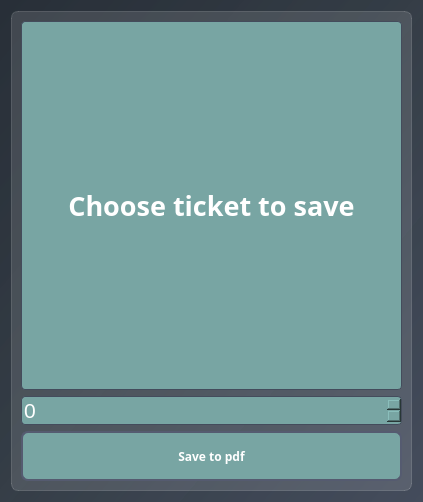
<?xml version="1.0" encoding="UTF-8"?>
<ui version="4.0">
 <class>Save_Dialog</class>
 <widget class="QDialog" name="Save_Dialog">
  <property name="geometry">
   <rect>
    <x>0</x>
    <y>0</y>
    <width>423</width>
    <height>502</height>
   </rect>
  </property>
  <property name="windowTitle">
   <string>Dialog</string>
  </property>
  <property name="styleSheet">
   <string notr="true">QWidget {
    font-family: &quot;Noto Sans SC&quot;;
    background-color: qlineargradient(spread:pad, x1:1, y1:1, x2:0, y2:0, stop:0 rgba(68, 76, 92, 255), stop:0.5 rgba(52, 61, 70, 235), stop:1 rgba(40, 47, 56, 255));
}</string>
  </property>
  <layout class="QGridLayout" name="gridLayout">
   <item row="0" column="0">
    <widget class="QFrame" name="new_ticket">
     <property name="styleSheet">
      <string notr="true">background-color: rgba(255, 255, 255, 30); 
border: 1px solid rgba(255,255,255,40);
border-radius: 7px;</string>
     </property>
     <property name="frameShape">
      <enum>QFrame::Shape::NoFrame</enum>
     </property>
     <property name="frameShadow">
      <enum>QFrame::Shadow::Raised</enum>
     </property>
     <layout class="QVBoxLayout" name="verticalLayout">
      <item>
       <widget class="QLabel" name="new_ticket_label">
        <property name="font">
         <font>
          <family>Noto Sans SC</family>
          <pointsize>20</pointsize>
          <bold>true</bold>
         </font>
        </property>
        <property name="styleSheet">
         <string notr="true">    background-color: #78a5a3;
    color: #FFFFFF;
    border: 1px solid #444c5c;
    border-radius: 4px;</string>
        </property>
        <property name="text">
         <string>Choose ticket to save</string>
        </property>
        <property name="alignment">
         <set>Qt::AlignmentFlag::AlignCenter</set>
        </property>
       </widget>
      </item>
      <item>
       <widget class="QSpinBox" name="ticketId_tosave">
        <property name="styleSheet">
         <string notr="true">    background-color: #78a5a3;
    color: #FFFFFF;
    border: 1px solid #444c5c;
    border-radius: 4px;
font-size: 16pt;</string>
        </property>
       </widget>
      </item>
      <item>
       <widget class="QPushButton" name="save_pdf_ticket_button">
        <property name="minimumSize">
         <size>
          <width>230</width>
          <height>50</height>
         </size>
        </property>
        <property name="font">
         <font>
          <family>Noto Sans SC</family>
          <bold>true</bold>
         </font>
        </property>
        <property name="styleSheet">
         <string notr="true">QPushButton {
    background-color: #78a5a3;
    color: #FFFFFF;
    border: 2px solid #555B70;
    border-radius: 7px;
}

QPushButton:hover {
    background-color: #555B70;
}

QPushButton:pressed {
    background-color: #363D4A;
}</string>
        </property>
        <property name="text">
         <string>Save to pdf</string>
        </property>
        <property name="icon">
         <iconset>
          <normaloff>:/icons/icons/post_add_white_24dp.svg</normaloff>:/icons/icons/post_add_white_24dp.svg</iconset>
        </property>
        <property name="iconSize">
         <size>
          <width>24</width>
          <height>24</height>
         </size>
        </property>
       </widget>
      </item>
     </layout>
    </widget>
   </item>
  </layout>
 </widget>
 <resources/>
 <connections/>
</ui>
